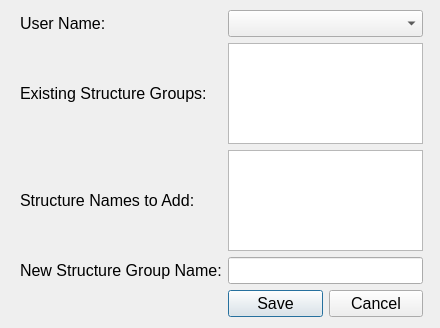
<?xml version="1.0" encoding="UTF-8"?>
<ui version="4.0">
 <class>AddStructureGroup</class>
 <widget class="QDialog" name="AddStructureGroup">
  <property name="geometry">
   <rect>
    <x>0</x>
    <y>0</y>
    <width>440</width>
    <height>328</height>
   </rect>
  </property>
  <property name="windowTitle">
   <string>Dialog</string>
  </property>
  <widget class="QWidget" name="gridLayoutWidget">
   <property name="geometry">
    <rect>
     <x>20</x>
     <y>10</y>
     <width>403</width>
     <height>307</height>
    </rect>
   </property>
   <layout class="QGridLayout" name="gridLayout">
    <item row="2" column="1">
     <widget class="QListWidget" name="existing_structure_group_list_widget">
      <property name="enabled">
       <bool>true</bool>
      </property>
      <property name="font">
       <font>
        <pointsize>12</pointsize>
       </font>
      </property>
      <property name="selectionMode">
       <enum>QAbstractItemView::NoSelection</enum>
      </property>
      <property name="selectionBehavior">
       <enum>QAbstractItemView::SelectItems</enum>
      </property>
     </widget>
    </item>
    <item row="6" column="1">
     <layout class="QHBoxLayout" name="horizontalLayout">
      <item>
       <widget class="QPushButton" name="save_button">
        <property name="enabled">
         <bool>true</bool>
        </property>
        <property name="font">
         <font>
          <pointsize>12</pointsize>
         </font>
        </property>
        <property name="text">
         <string>Save</string>
        </property>
       </widget>
      </item>
      <item>
       <widget class="QPushButton" name="cancel_button">
        <property name="enabled">
         <bool>true</bool>
        </property>
        <property name="font">
         <font>
          <pointsize>12</pointsize>
         </font>
        </property>
        <property name="text">
         <string>Cancel</string>
        </property>
       </widget>
      </item>
     </layout>
    </item>
    <item row="0" column="0">
     <widget class="QLabel" name="user_name_combo_box_2">
      <property name="font">
       <font>
        <pointsize>12</pointsize>
       </font>
      </property>
      <property name="text">
       <string>User Name:</string>
      </property>
     </widget>
    </item>
    <item row="4" column="0">
     <widget class="QLabel" name="group_name_line_edit">
      <property name="font">
       <font>
        <pointsize>12</pointsize>
       </font>
      </property>
      <property name="text">
       <string>New Structure Group Name:</string>
      </property>
     </widget>
    </item>
    <item row="4" column="1">
     <widget class="QLineEdit" name="new_structure_group_line_edit">
      <property name="font">
       <font>
        <pointsize>12</pointsize>
       </font>
      </property>
     </widget>
    </item>
    <item row="0" column="1">
     <widget class="QComboBox" name="user_name_combo_box">
      <property name="font">
       <font>
        <pointsize>12</pointsize>
       </font>
      </property>
     </widget>
    </item>
    <item row="3" column="1">
     <widget class="QListWidget" name="working_structure_list_widget">
      <property name="enabled">
       <bool>true</bool>
      </property>
      <property name="font">
       <font>
        <pointsize>12</pointsize>
       </font>
      </property>
      <property name="selectionMode">
       <enum>QAbstractItemView::NoSelection</enum>
      </property>
      <property name="selectionBehavior">
       <enum>QAbstractItemView::SelectItems</enum>
      </property>
     </widget>
    </item>
    <item row="2" column="0">
     <widget class="QLabel" name="existing_groups_list_widget">
      <property name="font">
       <font>
        <pointsize>12</pointsize>
       </font>
      </property>
      <property name="text">
       <string>Existing Structure Groups:</string>
      </property>
     </widget>
    </item>
    <item row="3" column="0">
     <widget class="QLabel" name="working_names_label">
      <property name="font">
       <font>
        <pointsize>12</pointsize>
       </font>
      </property>
      <property name="text">
       <string>Structure Names to Add:</string>
      </property>
     </widget>
    </item>
   </layout>
  </widget>
 </widget>
 <resources/>
 <connections/>
</ui>
